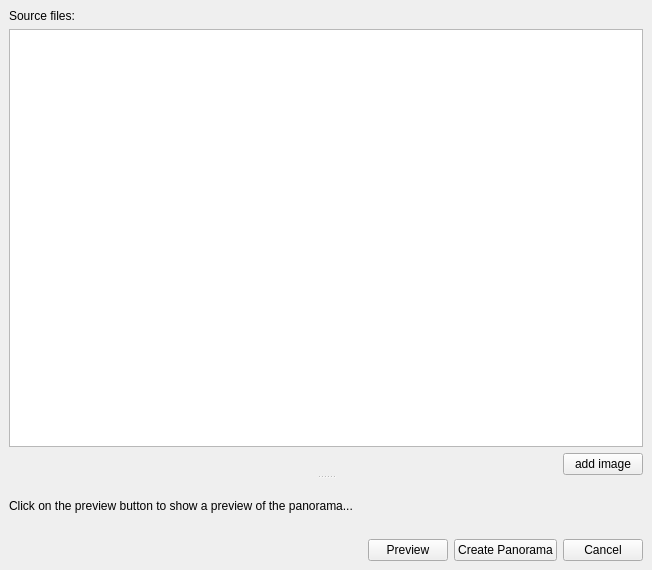
<ui version="4.0" >
 <class>WdgPanoramaCreation</class>
 <widget class="QWidget" name="WdgPanoramaCreation" >
  <property name="geometry" >
   <rect>
    <x>0</x>
    <y>0</y>
    <width>652</width>
    <height>570</height>
   </rect>
  </property>
  <layout class="QVBoxLayout" >
   <property name="margin" >
    <number>9</number>
   </property>
   <property name="spacing" >
    <number>6</number>
   </property>
   <item>
    <widget class="QSplitter" name="splitter" >
     <property name="orientation" >
      <enum>Qt::Vertical</enum>
     </property>
     <widget class="QWidget" name="layoutWidget" >
      <layout class="QVBoxLayout" >
       <property name="margin" >
        <number>0</number>
       </property>
       <property name="spacing" >
        <number>6</number>
       </property>
       <item>
        <widget class="QLabel" name="label" >
         <property name="text" >
          <string>Source files:</string>
         </property>
        </widget>
       </item>
       <item>
        <widget class="QListWidget" name="listImages" >
         <property name="sizePolicy" >
          <sizepolicy>
           <hsizetype>7</hsizetype>
           <vsizetype>3</vsizetype>
           <horstretch>0</horstretch>
           <verstretch>0</verstretch>
          </sizepolicy>
         </property>
        </widget>
       </item>
       <item>
        <layout class="QHBoxLayout" >
         <property name="margin" >
          <number>0</number>
         </property>
         <property name="spacing" >
          <number>6</number>
         </property>
         <item>
          <spacer>
           <property name="orientation" >
            <enum>Qt::Horizontal</enum>
           </property>
           <property name="sizeHint" >
            <size>
             <width>40</width>
             <height>20</height>
            </size>
           </property>
          </spacer>
         </item>
         <item>
          <widget class="QPushButton" name="pushButtonAddImages" >
           <property name="text" >
            <string>add image</string>
           </property>
          </widget>
         </item>
        </layout>
       </item>
      </layout>
     </widget>
     <widget class="QWidget" name="layoutWidget" >
      <layout class="QVBoxLayout" >
       <property name="margin" >
        <number>0</number>
       </property>
       <property name="spacing" >
        <number>6</number>
       </property>
       <item>
        <widget class="QLabel" name="labelPreview" >
         <property name="sizePolicy" >
          <sizepolicy>
           <hsizetype>5</hsizetype>
           <vsizetype>7</vsizetype>
           <horstretch>0</horstretch>
           <verstretch>0</verstretch>
          </sizepolicy>
         </property>
         <property name="text" >
          <string>Click on the preview button to show a preview of the panorama...</string>
         </property>
        </widget>
       </item>
       <item>
        <layout class="QHBoxLayout" >
         <property name="margin" >
          <number>0</number>
         </property>
         <property name="spacing" >
          <number>6</number>
         </property>
         <item>
          <spacer>
           <property name="orientation" >
            <enum>Qt::Horizontal</enum>
           </property>
           <property name="sizeHint" >
            <size>
             <width>141</width>
             <height>20</height>
            </size>
           </property>
          </spacer>
         </item>
         <item>
          <widget class="QPushButton" name="pushButtonPreview" >
           <property name="text" >
            <string>Preview</string>
           </property>
          </widget>
         </item>
         <item>
          <widget class="QPushButton" name="pushButtonCreatePanorama" >
           <property name="text" >
            <string>Create Panorama</string>
           </property>
          </widget>
         </item>
         <item>
          <widget class="QPushButton" name="pushButtonCancel" >
           <property name="text" >
            <string>Cancel</string>
           </property>
          </widget>
         </item>
        </layout>
       </item>
      </layout>
     </widget>
    </widget>
   </item>
  </layout>
 </widget>
 <resources/>
 <connections/>
</ui>
